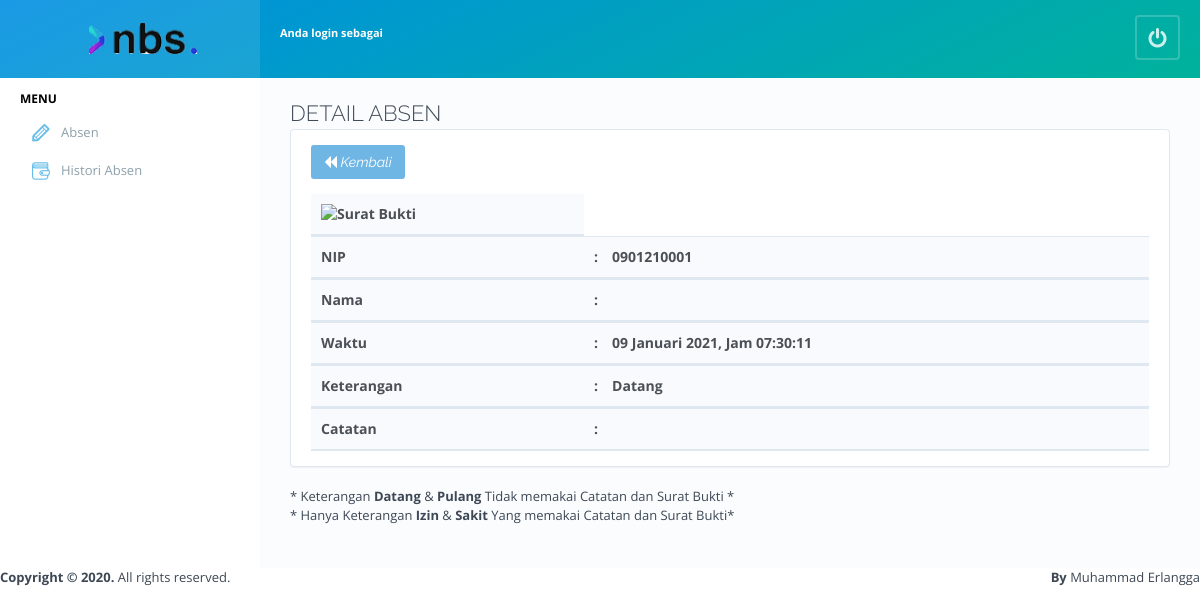
/pegawai/detail-absen.php?id_absen=1 (signed in), run on the app's committed database.
### tables this page shows
CREATE TABLE IF NOT EXISTS `tbl_absen` (
`id_absen` int(11) NOT NULL,
  `nip` varchar(10) NOT NULL,
  `tanggal` date DEFAULT NULL,
  `jam` time DEFAULT NULL,
  `keterangan` varchar(10) DEFAULT NULL,
  `catatan` text,
  `surat_bukti` varchar(255) DEFAULT NULL
);

### pegawai/include/fungsi_tgl.php (called while the page is built, shortened)
<?php
    function tgl_indo($tgl){
            $tanggal = substr($tgl,8,2);
            $bulan = getBulan(substr($tgl,5,2));
            $tahun = substr($tgl,0,4);
            return $tanggal.' '.$bulan.' '.$tahun;
    }
    function getBulan($bln){
                switch ($bln){
                    case 1:
                        return "Januari";
                        break;
                }
            }
?>

### pegawai/detail-absen.php (the view, shortened to what this page needs)
<?php
$nama_pegawai=$_SESSION["nama_pegawai"];
include "include/koneksi.php";
include "include/fungsi_tgl.php";
?>
<!DOCTYPE html>
<html lang="en">
<head>
<?php include('include/css.php');?>
</head>
    <body>
    <div id="page-wrapper">
        <div id="page-header" class="bg-gradient-9">
    <div id="header-logo" class="logo-bg">
        <a href="././dashboard" class="logo-content-big" title="Attendance App">
        </a>
    </div>
    <div id="header-nav-left">
    <div class="user-account-btn dropdown">
   <span class="bs-badge"><strong>Anda login sebagai <?php echo $nama_pegawai; ?></strong></span>
    </div>
    </div>
    <div id="header-nav-right">
        <div class="dropdown">
            <a href="././logout" data-placement="bottom" class="popover-button-header tooltip-button" title="Logout">
                <i class="glyph-icon icon-power-off"></i>
            </a>
        </div>
    </div>
</div>
        <div id="page-sidebar">
    <div class="scroll-sidebar">
<?php
include('include/menu.php');
?>
    </div>
</div>
<div id="page-content-wrapper">
            <div id="page-content">
                    <div class="container">
<div id="page-title">
    <h2>Detail Absen</h2>
<div class="panel">
<div class="panel-body">
<h3 class="title-hero">
	<div class="example-box-wrapper">
        <a href="././Histori-Absen">
    <button class="btn btn-info btn-md">
                        <i class="glyph-icon icon-backward"> Kembali</i>
                    </button></a>
</h3>
<div class="example-box-wrapper">
<table class="table">
    <?php
    $id_absen=$_GET['id_absen'];
					$sql = mysqli_query($konek, "SELECT * FROM tbl_absen where id_absen='$id_absen'");
					$hasil_data = mysqli_fetch_assoc($sql);
                    ?><thead>
                            <tr>
                            <th><img src="././images/<?=$hasil_data['surat_bukti'];?>" alt="Surat Bukti" title="Surat Bukti" width="215" height="140"></center></th>
                            <tr>
							<tr>
                                <th>NIP</th>
								<th>:&emsp;<?=$hasil_data['nip'];?></th>
                            <tr>
                            <tr>
                                <th>Nama</th>
                                <th>:&emsp;<?php echo $nama_pegawai;?></th>
                            <tr>
                            <tr>
                                <th>Waktu</th>
                                <th>:&emsp;<?php echo tgl_indo($hasil_data['tanggal']); ?>, Jam <?=$hasil_data['jam'];?></th>
                            <tr>
                            <tr>
                                <th>Keterangan</th>
                                <th>:&emsp;<?=$hasil_data['keterangan'];?></th>
                            <tr>
                            <tr>
                                <th>Catatan</th>
                                <th>:&emsp;<?=$hasil_data['catatan'];?></th>
                            </thead>
</table>
</div>
</div>
</div>
* Keterangan <b>Datang</b> & <b>Pulang</b> Tidak memakai Catatan dan Surat Bukti *<br>
* Hanya Keterangan <b>Izin</b> & <b>Sakit</b> Yang memakai Catatan dan Surat Bukti*
</div>
    </div>
<?php include('include/footer.php');?>

### demo/monarch/assets/helpers/backgrounds.css (style rules this page uses)
.bg-gradient-1, .bg-gradient-2, .bg-gradient-3, .bg-gradient-4, .bg-gradient-5, .bg-gradient-6, .bg-gradient-7, .bg-gradient-8, .bg-gradient-9 { background-color: transparent !important; }
.bg-gradient-9 { background: -moz-linear-gradient(-65deg, #008fe2 0, #00b29c 100%); background: -webkit-gradient(linear, left top, right bottom, color-stop(0%, #008fe2), color-stop(100%, #00b29c)); background: -webkit-linear-gradient(-65deg, #008fe2 0, #00b29c 100%); background: -o-linear-gradient(-65deg, #008fe2 0, #00b29c 100%); background: -ms-linear-gradient(-65deg, #008fe2 0, #00b29c 100%); background: linear-gradient(154deg, #008fe2 0, #00b29c 100%); filter: progid: DXImageTransform.Microsoft.gradient(startColorstr='#008fe2', endColorstr='#00b29c', GradientType=1); }

### demo/monarch/assets/helpers/boilerplate.css (style rules this page uses)
html { font-family: sans-serif; -webkit-text-size-adjust: 100%; -ms-text-size-adjust: 100%; }
body { margin: 0; }
b, strong { font-weight: bold; }
img { border: 0; }
button { margin: 0; }
button, input, select, textarea { font-family: inherit; font-size: 100%; }
button, input { line-height: normal; }
button, select { text-transform: none; }
button, html input[type='button'], input[type='reset'], input[type='submit'] { cursor: pointer; -webkit-appearance: button; }
table { border-spacing: 0; border-collapse: collapse; }
a { text-decoration: none; }
a, a:visited, a:focus, a:active, *:visited, *:focus, *:active { outline: none; }
html { font-size: 62.5%; -webkit-tap-highlight-color: rgba(0, 0, 0, 0); }
*, *:before, *:after { -webkit-box-sizing: border-box; -moz-box-sizing: border-box; box-sizing: border-box; }

### demo/monarch/assets/helpers/grid.css (style rules this page uses)
.container { margin-right: auto; margin-left: auto; }
@media (min-width: 768px) { .boxed-layout #page-wrapper, .boxed-layout #page-header, .container { max-width: 750px; } }
@media (min-width: 992px) { .boxed-layout #page-wrapper, .boxed-layout #page-header, .container { max-width: 970px; } }
@media (min-width: 1200px) { .boxed-layout #page-wrapper, .boxed-layout #page-header, .container { max-width: 1170px; } }

### demo/monarch/assets/helpers/typography.css (style rules this page uses)
h1, h2, h3, h4, h5, h6, .h1, .h2, .h3, .h4, .h5, .h6 { font-weight: 500; margin: 0; }
h2, .h2 { font-size: 26px; }
h3, .h3 { font-size: 20px; }
.title-hero { margin: 0 0 15px; padding: 0; text-transform: uppercase; font-size: 14px; opacity: 0.7; }

### demo/monarch/assets/helpers/colors.css (style rules this page uses)
.progress-bar-info, .bootstrap-switch-info, .checkbox-info div[id^='uniform-'] span.checked, .radio-info div[id^='uniform-'] span.checked, .badge-info, .label-info, .btn-info, .hover-blue:hover, .hover-info:hover, .bg-blue { color: #fff; border-color: #308dcc; background: #3498db; }
.table, .label-white, .bg-white { background: #fff; }

### demo/monarch/assets/elements/badges.css (style rules this page uses)
.badge, .bs-badge { font-size: 11px; font-weight: bold; line-height: 19px; display: inline-block; min-width: 20px; height: 20px; padding: 0 4px 0 5px; text-align: center; vertical-align: baseline; white-space: nowrap; color: #fff; border-radius: 10px; }

### demo/monarch/assets/elements/buttons.css (style rules this page uses)
.fc-button, .btn { font-size: 14px; font-weight: normal; position: relative; display: inline-block; padding: 0 12px; cursor: pointer; -webkit-user-select: none; -moz-user-select: none; -ms-user-select: none; user-select: none; text-align: center; white-space: nowrap; border-width: 1px; border-style: solid; border-color: transparent; background-image: none; -o-user-select: none; }
.fc-button, .btn, .size-md { line-height: 32px; height: 34px; min-width: 34px; }

### demo/monarch/assets/elements/content-box.css (style rules this page uses)
.panel { margin-bottom: 20px; border-width: 1px; border-style: solid; border-radius: 4px; background-color: #fff; box-shadow: 0 1px 1px rgba(0, 0, 0, .05); }
.panel-body { padding: 15px 20px; position: relative; }

### demo/monarch/assets/elements/tables.css (style rules this page uses)
.table { font-size: 14px; width: 100%; border-spacing: 0; border-collapse: separate; }
.table > caption + thead > tr:first-child > th, .table > colgroup + thead > tr:first-child > th, .table > thead:first-child > tr:first-child > th, .table > caption + thead > tr:first-child > td, .table > colgroup + thead > tr:first-child > td, .table > thead:first-child > tr:first-child > td { border-top: 0; }
.table > thead > tr > th, .table > tbody > tr > th, .table > tfoot > tr > th, .table > thead > tr > td, .table > tbody > tr > td, .table > tfoot > tr > td { padding: 10px; border-top-width: 1px; border-top-style: solid; text-align: left; }
.table th, .table td { font-weight: normal; vertical-align: middle; }
.table > thead > tr > th { font-weight: bold; vertical-align: bottom; border-bottom-width: 2px; border-bottom-style: solid; }

### demo/monarch/assets/widgets/dropdown/dropdown.css (style rules this page uses)
.dropup, .dropdown { position: relative; display: inline-block; }

### data on the page
tbl_absen: nip "0901210001", tanggal "09 Januari 2021", jam "07:30:11", keterangan "Datang"
